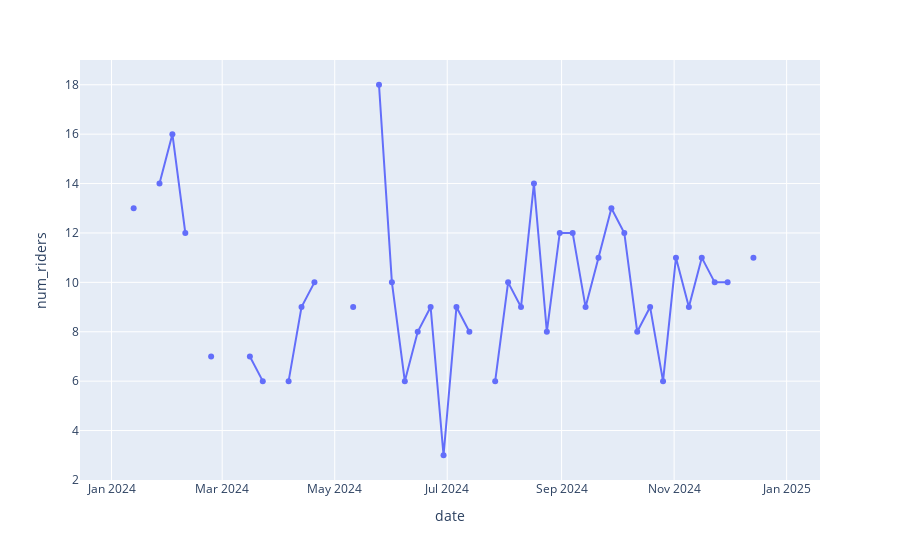

Notebook cell for this chart:
### Code cell
fig = px.line(df, x="date", y="num_riders", markers=True)
fig.show()

### Figure 1 — Plotly figure (JSON) as saved in the notebook; plotly's stock layout.template omitted (floating-point values rounded to 4 significant figures)
{"data": [{"hovertemplate": "date=%{x}<br>num_riders=%{y}<extra></extra>", "legendgroup": "", "line": {"color": "#636efa", "dash": "solid"}, "marker": {"symbol": "circle"}, "mode": "lines+markers", "name": "", "orientation": "v", "showlegend": false, "type": "scatter", "x": ["2024-01-06T00:00:00", "2024-01-13T00:00:00", "2024-01-20T00:00:00", "2024-01-27T00:00:00", "2024-02-03T00:00:00", "2024-02-10T00:00:00", "2024-02-17T00:00:00", "2024-02-24T00:00:00", "2024-03-02T00:00:00", "2024-03-09T00:00:00", "2024-03-16T00:00:00", "2024-03-23T00:00:00", "2024-03-30T00:00:00", "2024-04-06T00:00:00", "2024-04-13T00:00:00", "2024-04-20T00:00:00", "2024-04-27T00:00:00", "2024-05-04T00:00:00", "2024-05-11T00:00:00", "2024-05-18T00:00:00", "2024-05-25T00:00:00", "2024-06-01T00:00:00", "2024-06-08T00:00:00", "2024-06-15T00:00:00", "2024-06-22T00:00:00", "2024-06-29T00:00:00", "2024-07-06T00:00:00", "2024-07-13T00:00:00", "2024-07-20T00:00:00", "2024-07-27T00:00:00", "2024-08-03T00:00:00", "2024-08-10T00:00:00", "2024-08-17T00:00:00", "2024-08-24T00:00:00", "2024-08-31T00:00:00", "2024-09-07T00:00:00", "2024-09-14T00:00:00", "2024-09-21T00:00:00", "2024-09-28T00:00:00", "2024-10-05T00:00:00", "2024-10-12T00:00:00", "2024-10-19T00:00:00", "2024-10-26T00:00:00", "2024-11-02T00:00:00", "2024-11-09T00:00:00", "2024-11-16T00:00:00", "2024-11-23T00:00:00", "2024-11-30T00:00:00", "2024-12-07T00:00:00", "2024-12-14T00:00:00", "2024-12-21T00:00:00", "2024-12-28T00:00:00"], "xaxis": "x", "y": [null, 13, null, 14, 16, 12, null, 7, null, null, 7, 6, null, 6, 9, 10, null, null, 9, null, 18, 10, 6, 8, 9, 3, 9, 8, null, 6, 10, 9, 14, 8, 12, 12, 9, 11, 13, 12, 8, 9, 6, 11, 9, 11, 10, 10, null, 11, null, null], "yaxis": "y"}], "layout": {"legend": {"tracegroupgap": 0}, "margin": {"t": 60}, "xaxis": {"anchor": "y", "domain": [0, 1], "title": {"text": "date"}}, "yaxis": {"anchor": "x", "domain": [0, 1], "title": {"text": "num_riders"}}}}
